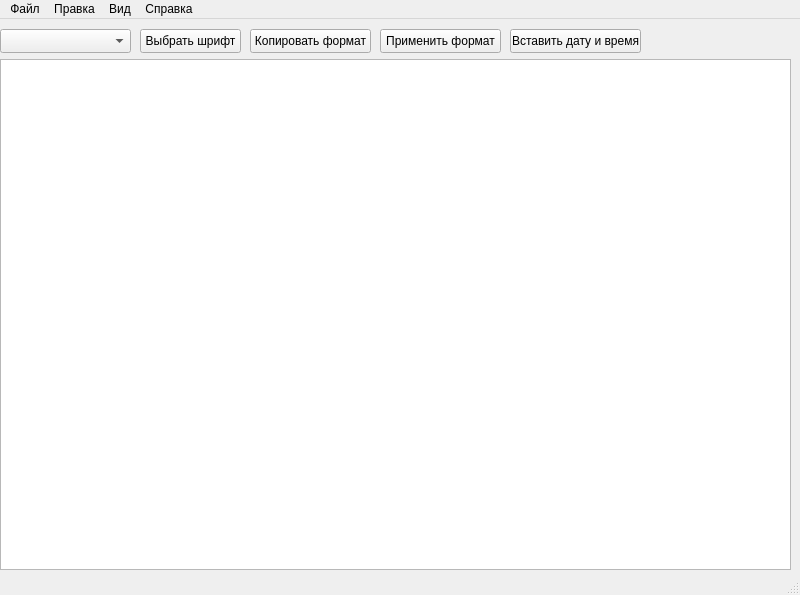
<?xml version="1.0" encoding="UTF-8"?>
<ui version="4.0">
 <class>MainWindow</class>
 <widget class="QMainWindow" name="MainWindow">
  <property name="geometry">
   <rect>
    <x>0</x>
    <y>0</y>
    <width>800</width>
    <height>595</height>
   </rect>
  </property>
  <property name="windowTitle">
   <string>Text editor</string>
  </property>
  <widget class="QWidget" name="centralwidget">
   <widget class="QComboBox" name="comboBox">
    <property name="geometry">
     <rect>
      <x>0</x>
      <y>10</y>
      <width>131</width>
      <height>24</height>
     </rect>
    </property>
    <property name="editable">
     <bool>false</bool>
    </property>
    <property name="currentText">
     <string/>
    </property>
    <property name="currentIndex">
     <number>-1</number>
    </property>
    <property name="maxVisibleItems">
     <number>3</number>
    </property>
    <property name="maxCount">
     <number>3</number>
    </property>
    <property name="minimumContentsLength">
     <number>1</number>
    </property>
    <property name="placeholderText">
     <string/>
    </property>
   </widget>
   <widget class="QPushButton" name="pushButton">
    <property name="geometry">
     <rect>
      <x>250</x>
      <y>10</y>
      <width>121</width>
      <height>24</height>
     </rect>
    </property>
    <property name="text">
     <string>Копировать формат</string>
    </property>
   </widget>
   <widget class="QPushButton" name="pushButton_2">
    <property name="geometry">
     <rect>
      <x>380</x>
      <y>10</y>
      <width>121</width>
      <height>24</height>
     </rect>
    </property>
    <property name="text">
     <string>Применить формат</string>
    </property>
   </widget>
   <widget class="QPushButton" name="pushButton_3">
    <property name="geometry">
     <rect>
      <x>140</x>
      <y>10</y>
      <width>101</width>
      <height>24</height>
     </rect>
    </property>
    <property name="text">
     <string>Выбрать шрифт</string>
    </property>
   </widget>
   <widget class="QTextEdit" name="textEdit">
    <property name="geometry">
     <rect>
      <x>0</x>
      <y>40</y>
      <width>791</width>
      <height>511</height>
     </rect>
    </property>
   </widget>
   <widget class="QPushButton" name="pushButton_4">
    <property name="geometry">
     <rect>
      <x>510</x>
      <y>10</y>
      <width>131</width>
      <height>24</height>
     </rect>
    </property>
    <property name="text">
     <string>Вставить дату и время</string>
    </property>
   </widget>
  </widget>
  <widget class="QMenuBar" name="menubar">
   <property name="geometry">
    <rect>
     <x>0</x>
     <y>0</y>
     <width>800</width>
     <height>21</height>
    </rect>
   </property>
   <widget class="QMenu" name="File">
    <property name="title">
     <string>Файл</string>
    </property>
    <addaction name="CreateNewFile"/>
    <addaction name="OpenFile"/>
    <addaction name="OpenFileOnlyRead"/>
    <addaction name="Save"/>
    <addaction name="SaveHow"/>
    <addaction name="Print"/>
   </widget>
   <widget class="QMenu" name="Correction">
    <property name="title">
     <string>Правка</string>
    </property>
    <addaction name="Copy"/>
    <addaction name="Paste"/>
    <addaction name="Undo"/>
    <addaction name="Clear"/>
   </widget>
   <widget class="QMenu" name="View">
    <property name="title">
     <string>Вид</string>
    </property>
    <widget class="QMenu" name="Langue">
     <property name="title">
      <string>Выбрать язык</string>
     </property>
     <addaction name="Rus"/>
     <addaction name="Eng"/>
    </widget>
    <widget class="QMenu" name="Theme">
     <property name="title">
      <string>Тема</string>
     </property>
     <addaction name="Light"/>
     <addaction name="Dark"/>
    </widget>
    <addaction name="Langue"/>
    <addaction name="Theme"/>
   </widget>
   <widget class="QMenu" name="Info">
    <property name="title">
     <string>Справка</string>
    </property>
    <addaction name="ShowInfo"/>
    <addaction name="Binds"/>
   </widget>
   <addaction name="File"/>
   <addaction name="Correction"/>
   <addaction name="View"/>
   <addaction name="Info"/>
  </widget>
  <widget class="QStatusBar" name="statusbar"/>
  <action name="CreateNewFile">
   <property name="text">
    <string>Создать новый файл</string>
   </property>
   <property name="shortcut">
    <string>Ctrl+N</string>
   </property>
  </action>
  <action name="OpenFile">
   <property name="text">
    <string>Открыть файл</string>
   </property>
   <property name="shortcut">
    <string>Ctrl+O</string>
   </property>
  </action>
  <action name="OpenFileOnlyRead">
   <property name="text">
    <string>Открыть только для чтения</string>
   </property>
   <property name="shortcut">
    <string>Ctrl+Shift+O</string>
   </property>
  </action>
  <action name="Save">
   <property name="text">
    <string>Сохранить</string>
   </property>
   <property name="shortcut">
    <string>Ctrl+S</string>
   </property>
  </action>
  <action name="SaveHow">
   <property name="text">
    <string>Сохранить как</string>
   </property>
   <property name="shortcut">
    <string>Ctrl+Shift+S</string>
   </property>
  </action>
  <action name="Copy">
   <property name="text">
    <string>Копировать</string>
   </property>
   <property name="shortcut">
    <string>Ctrl+C</string>
   </property>
  </action>
  <action name="Paste">
   <property name="text">
    <string>Вставить</string>
   </property>
   <property name="shortcut">
    <string>Ctrl+V</string>
   </property>
  </action>
  <action name="Undo">
   <property name="text">
    <string>Отменить</string>
   </property>
   <property name="shortcut">
    <string>Ctrl+U</string>
   </property>
  </action>
  <action name="Clear">
   <property name="text">
    <string>Очистить</string>
   </property>
   <property name="shortcut">
    <string>Ctrl+L</string>
   </property>
  </action>
  <action name="ShowInfo">
   <property name="text">
    <string>Показать справочную информацию</string>
   </property>
   <property name="shortcut">
    <string>F1</string>
   </property>
  </action>
  <action name="Binds">
   <property name="text">
    <string>Сочетания клавиш</string>
   </property>
   <property name="shortcut">
    <string>F2</string>
   </property>
  </action>
  <action name="Rus">
   <property name="text">
    <string>Русский</string>
   </property>
  </action>
  <action name="Eng">
   <property name="text">
    <string>Английский</string>
   </property>
  </action>
  <action name="Light">
   <property name="text">
    <string>Светлая</string>
   </property>
  </action>
  <action name="Dark">
   <property name="text">
    <string>Тёмная</string>
   </property>
  </action>
  <action name="Print">
   <property name="text">
    <string>Печать</string>
   </property>
   <property name="shortcut">
    <string>Ctrl+P</string>
   </property>
  </action>
 </widget>
 <resources/>
 <connections/>
</ui>
